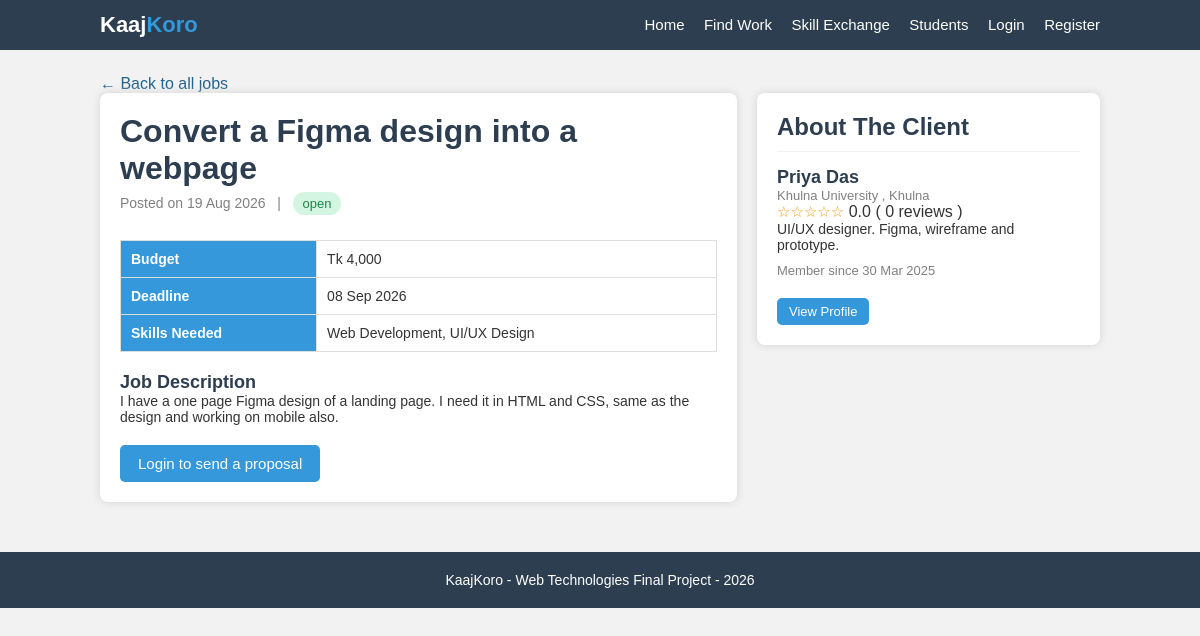
Page /job-details.php?id=6 on the committed database.
### tables this page shows
CREATE TABLE jobs (
    job_id       INT AUTO_INCREMENT PRIMARY KEY,
    client_id    INT NOT NULL,
    title        VARCHAR(150) NOT NULL,
    description  TEXT NOT NULL,
    budget       INT NOT NULL,
    deadline     DATE NOT NULL,
    job_status   VARCHAR(20) DEFAULT 'open',
    hired_id     INT DEFAULT 0,
    created_at   DATE,
    FOREIGN KEY (client_id) REFERENCES users(user_id) ON DELETE CASCADE
);

CREATE TABLE users (
    user_id     INT AUTO_INCREMENT PRIMARY KEY,
    name        VARCHAR(100) NOT NULL,
    email       VARCHAR(100) NOT NULL UNIQUE,
    password    VARCHAR(255) NOT NULL,
    phone       VARCHAR(20)  NOT NULL,
    university  VARCHAR(100) NOT NULL,
    city        VARCHAR(50)  NOT NULL,
    bio         TEXT,
    education   VARCHAR(200),
    experience  TEXT,
    portfolio   VARCHAR(150),
    status      VARCHAR(20)  DEFAULT 'active',
    joined      DATE
);

### job-details.php (the view, shortened to what this page needs)
<?php
require_once "config.php";
require_once "functions.php";
$my_id = 0;
$job_id = isset($_GET["id"]) ? intval($_GET["id"]) : 0;
$job = getJob($conn, $job_id);
include "header.php";
?>
    <div class="page">
        <p><a href="jobs.php">&#8592; Back to all jobs</a></p>
        <?php if ($job == null) { ?>
            <div class="empty">This job is not found. It may be deleted by the client or the admin.</div>
        <?php } else {
            $client = getUser($conn, $job["client_id"]);
            $skills = getJobSkills($conn, $job["job_id"]);
            $already_applied = false;
            ?>
            <div class="row">
                <div class="col-left">
                    <div class="box">
                        <h1><?php echo htmlspecialchars($job["title"]); ?></h1>
                        <p class="page-info">Posted on <?php echo showDate($job["created_at"]); ?>
                            &nbsp; | &nbsp; <?php echo showStatus($job["job_status"]); ?></p>
                        <table>
                            <tr><th>Budget</th><td><?php echo showMoney($job["budget"]); ?></td></tr>
                            <tr><th>Deadline</th><td><?php echo showDate($job["deadline"]); ?></td></tr>
                            <tr><th>Skills Needed</th><td><?php echo htmlspecialchars(implode(", ", $skills)); ?></td></tr>
                        </table>
                        <h3 style="margin-top:20px">Job Description</h3>
                        <p class="item-text"><?php echo htmlspecialchars($job["description"]); ?></p>
                        <?php if ($my_id == 0) { ?>
                            <div class="buttons">
                                <button onclick="window.location.href='login.php'">Login to send a proposal</button>
                            </div>
                        <?php } else if ($already_applied) { ?>
                            <div class="result">
                                You already sent a proposal for this job. You can see it in the My Proposals page.
                            </div>
                        <?php } else if ($job["job_status"] != "open") { ?>
                            <div class="result">
                                This job is not open now, so you cannot send a proposal.
                            </div>
                        <?php } ?>
                    </div>
                </div>
                <div class="col-right">
                    <div class="box">
                        <h2 class="box-title">About The Client</h2>
                        <?php $client_rating = getAverageRating($conn, $client["user_id"]); ?>
                        <h3><?php echo htmlspecialchars($client["name"]); ?></h3>
                        <p class="gray-text"><?php echo htmlspecialchars($client["university"]); ?> , <?php echo htmlspecialchars($client["city"]); ?></p>
                        <p><?php echo showStars($client_rating); ?> <?php echo number_format($client_rating, 1); ?>
                            ( <?php echo countReviews($conn, $client["user_id"]); ?> reviews )</p>
                        <p class="item-text"><?php echo htmlspecialchars($client["bio"]); ?></p>
                        <p class="gray-text">Member since <?php echo showDate($client["joined"]); ?></p>
                        <div class="buttons">
                            <button class="btn-small" onclick="window.location.href='student-profile.php?id=<?php echo $client["user_id"]; ?>'">View Profile</button>
                        </div>
                    </div>
                </div>
            </div>
        <?php } ?>
    </div>
<?php include "footer.php"; ?>

### functions.php (shortened to what this page needs)
<?php
function getUser($conn, $user_id) {
    $stmt = $conn->prepare("SELECT * FROM users WHERE user_id = ?");
    $stmt->bind_param("i", $user_id);
    $stmt->execute();
    $result = $stmt->get_result();
    $user = $result->fetch_assoc();
    return $user;
}
function getJob($conn, $job_id) {
    $stmt = $conn->prepare("SELECT * FROM jobs WHERE job_id = ?");
    $stmt->bind_param("i", $job_id);
    $stmt->execute();
    $result = $stmt->get_result();
    $job = $result->fetch_assoc();
    return $job;
}
function getJobSkills($conn, $job_id) {
    $list = array();
    $stmt = $conn->prepare("SELECT s.skill_name
                            FROM job_skills j
                            JOIN skills s ON j.skill_id = s.skill_id
                            WHERE j.job_id = ?");
    $stmt->bind_param("i", $job_id);
    $stmt->execute();
    $result = $stmt->get_result();
    while ($row = $result->fetch_assoc()) {
        $list[] = $row["skill_name"];
    }
    return $list;
}
function getAverageRating($conn, $user_id) {
    $stmt = $conn->prepare("SELECT AVG(rating) AS average
                            FROM reviews
                            WHERE to_id = ? AND status = 'visible'");
    $stmt->bind_param("i", $user_id);
    $stmt->execute();
    $result = $stmt->get_result();
    $row = $result->fetch_assoc();
    if ($row["average"] == null) {
        return 0;
    }
    return $row["average"];
}
function countReviews($conn, $user_id) {
    $stmt = $conn->prepare("SELECT COUNT(*) AS total
                            FROM reviews
                            WHERE to_id = ? AND status = 'visible'");
    $stmt->bind_param("i", $user_id);
    $stmt->execute();
    $result = $stmt->get_result();
    $row = $result->fetch_assoc();
    return $row["total"];
}
function showStars($rating) {
    $stars = "";
    $full = round($rating);
    for ($i = 1; $i <= 5; $i++) {
        if ($i <= $full) {
            $stars = $stars . "&#9733;";
        }
        else {
            $stars = $stars . "&#9734;";
        }
    }
    return "<span class='stars'>" . $stars . "</span>";
}
function showMoney($amount) {
    return "Tk " . number_format($amount);
}
function showStatus($status) {
    if ($status == "open" || $status == "accepted" || $status == "active"
        || $status == "solved" || $status == "visible" || $status == "done") {
        return "<span class='tag tag-green'>" . $status . "</span>";
    }
    return "<span class='tag tag-red'>" . $status . "</span>";
}
function showDate($date) {
    return date("d M Y", strtotime($date));
}
?>

### style.css (style rules this page uses)
* { margin:0; padding:0; box-sizing:border-box; font-family:Arial, Helvetica, sans-serif; }
body { background:#f2f2f2; color:#333; }
a { text-decoration:none; color:#21618c; }
.page { width:1000px; margin:25px auto; }
h1 { color:#2c3e50; margin-bottom:5px; }
h2 { color:#2c3e50; }
h3 { color:#2c3e50; font-size:18px; }
.page-info { color:gray; font-size:14px; margin-bottom:20px; }
.box { background:white; padding:20px; border-radius:8px; box-shadow:0 0 8px lightgray; margin-bottom:20px; }
.box-title { border-bottom:1px solid #ecf0f1; padding-bottom:10px; margin-bottom:15px; }
.row { display:flex; gap:20px; }
.col-left { width:65%; }
.col-right { width:35%; }
button { padding:10px 18px; border:none; border-radius:5px; background:#3498db; color:white; font-size:15px; cursor:pointer; }
.btn-small { padding:6px 12px; font-size:13px; }
.buttons { margin-top:20px; display:flex; gap:10px; }
table { width:100%; border-collapse:collapse; margin-top:10px; }
th,td { border:1px solid #ddd; padding:10px; text-align:left; font-size:14px; }
th { background:#3498db; color:white; }
.item-text { font-size:14px; margin-bottom:10px; }
.tag { display:inline-block; background:#ecf0f1; color:#2c3e50; padding:4px 10px; border-radius:12px; font-size:13px; margin-right:5px; margin-bottom:5px; }
.tag-green { background:#d5f5e3; color:#1e8449; }
.stars { color:#f39c12; font-size:15px; }
.gray-text { color:gray; font-size:13px; }

### rows in the picture
jobs: title "Convert a Figma design into a webpage", created_at "19 Aug 2026", job_status "open", budget "Tk 4,000", deadline "08 Sep 2026", description "I have a one page Figma design of a landing page. I need it in HTML and CSS, same as the design and working on mobile also."
users: name "Priya Das", university "Khulna University", city "Khulna", bio "UI/UX designer. Figma, wireframe and prototype.", joined "30 Mar 2025"

### other values in the picture
implode(", ", $skills) "Web Development, UI/UX Design"
$stars "☆☆☆☆☆"
$client_rating "0.0"
countReviews($conn, $client["user_id"]) "0"
